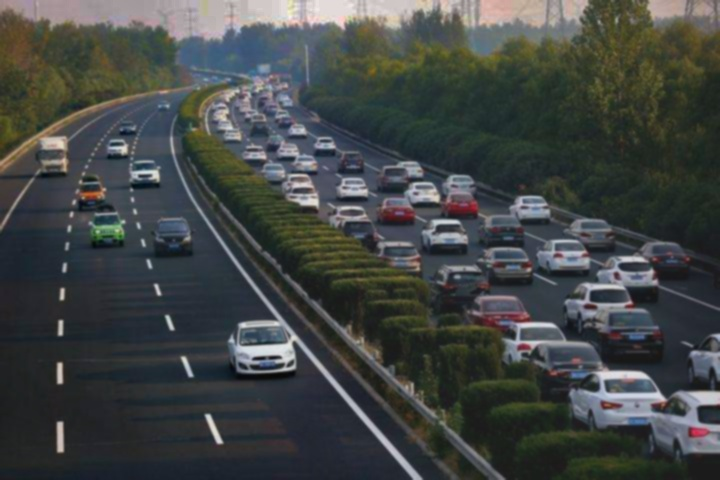
#> input picture output_image1.jpg, 720 x 480 px, given in place of 1.jpg, which was not available
$ python '去雾算法.py'   (older library calls are emulated)
#> lines starting #> are read from the running program, lines starting #| are printed output that depends on the picture; pictures that were not available may be replaced by others from this repository, and a replacement may not be noted
import cv2
import numpy as np
import math
from matplotlib import pyplot as plt


def denoise_image(image):
    # 使用高斯模糊去噪
    denoised = cv2.GaussianBlur(image, (5, 5), 0)
    return denoised


def dehaze_image(image):
    # 去雾算法 (Dark Channel Prior)
    def get_dark_channel(image, size=15):
        b, g, r = cv2.split(image)
        min_img = cv2.min(cv2.min(r, g), b)
        kernel = cv2.getStructuringElement(cv2.MORPH_RECT, (size, size))
        dark_channel = cv2.erode(min_img, kernel)
        return dark_channel

    def get_atmosphere(image, dark_channel):
        image = image.astype(np.float64)
        dark_channel = dark_channel.astype(np.float64)
        [h, w] = image.shape[:2]
        num_pixel = h * w
        num_brightest_pixel = int(max(math.floor(num_pixel / 1000), 1))
        dark_vec = dark_channel.reshape(num_pixel)
        image_vec = image.reshape(num_pixel, 3)

        indices = np.argsort(dark_vec)
        indices = indices[num_pixel - num_brightest_pixel::]

        brightest_sum = np.zeros([1, 3])
        for idx in indices:
            brightest_sum += image_vec[idx]

        atmosphere = brightest_sum / num_brightest_pixel
        return atmosphere

    def get_transmission(image, atmosphere, omega=0.95, size=15):
        image = image.astype(np.float64)
        transmission = 1 - omega * get_dark_channel(image / atmosphere, size)
        return transmission

    def guided_filter(image, p, r, eps):
        image = image.astype(np.float64)
        p = p.astype(np.float64)
        mean_I = cv2.boxFilter(image, cv2.CV_64F, (r, r))
        mean_p = cv2.boxFilter(p, cv2.CV_64F, (r, r))
        mean_Ip = cv2.boxFilter(image * p, cv2.CV_64F, (r, r))
        cov_Ip = mean_Ip - mean_I * mean_p

        mean_II = cv2.boxFilter(image * image, cv2.CV_64F, (r, r))
        var_I = mean_II - mean_I * mean_I

        a = cov_Ip / (var_I + eps)
        b = mean_p - a * mean_I

        mean_a = cv2.boxFilter(a, cv2.CV_64F, (r, r))
        mean_b = cv2.boxFilter(b, cv2.CV_64F, (r, r))

        q = mean_a * image + mean_b
        return q

    def recover_image(image, atmosphere, transmission, t0=0.1):
        image = image.astype(np.float64)
        transmission = np.maximum(transmission, t0)

        recovered = np.empty(image.shape, image.dtype)
        for i in range(3):
            recovered[:, :, i] = (image[:, :, i] - atmosphere[0, i]) / transmission + atmosphere[0, i]

        return recovered

    dark_channel = get_dark_channel(image)
    atmosphere = get_atmosphere(image, dark_channel)
    transmission = get_transmission(image, atmosphere)

    refined_transmission = guided_filter(cv2.cvtColor(image, cv2.COLOR_BGR2GRAY) / 255, transmission, 60, 1e-3)
    dehazed = recover_image(image, atmosphere, refined_transmission)

    # 将去雾后的图像转换为 uint8 类型
    dehazed = cv2.normalize(dehazed, None, 0, 255, cv2.NORM_MINMAX).astype(np.uint8)

    return dehazed


# 导入图像
input_path = '1.jpg'  # 输入图像路径
output_path = 'output_image2.jpg'  # 输出图像保存路径
image = cv2.imread(input_path)
#> image is the input picture: shape (480, 720, 3); mean B, G, R 68.9, 69.9, 66.1

# 去噪处理
denoised_image = denoise_image(image)

# 去雾处理
dehazed_image = dehaze_image(denoised_image)
#> in get_dark_channel, `dark_channel = cv2.erode(min_img, kernel)`:
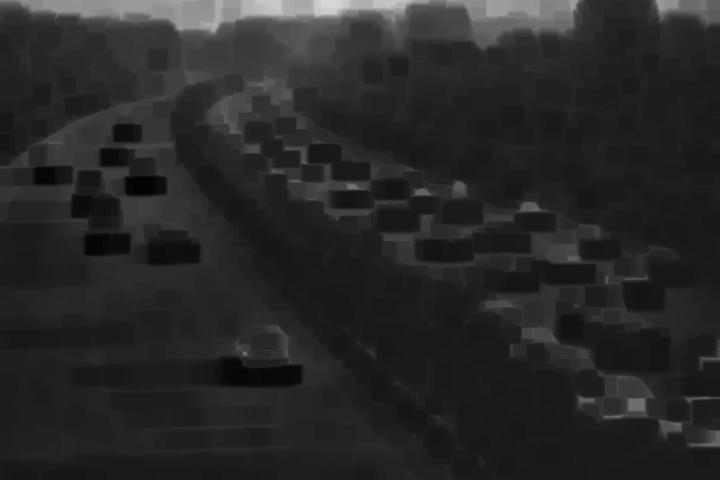
#> dark_channel: shape (480, 720); min 3, max 216, mean 39.6
#> in get_atmosphere, `indices = indices[num_pixel - num_brightest_pixel::]`: indices = 345 values, max 9695 at index 28, min 278 at index 33, mean 4270.2
#> the loop in get_atmosphere, `for idx in indices:` made 345 passes
#> (idx, brightest_sum) on passes 1 to 3: (2424, [[199, 201, 209]]), (3946, [[415, 419, 435]]), (1784, [[630, 636, 660]])
#> after the loop in get_atmosphere, `for idx in indices:`: brightest_sum = [[74768, 75430, 78246]]
#> in get_atmosphere, `atmosphere = brightest_sum / num_brightest_pixel`: atmosphere = [[216.7, 218.6, 226.8]]
#> in guided_filter, `var_I = mean_II - mean_I * mean_I`:
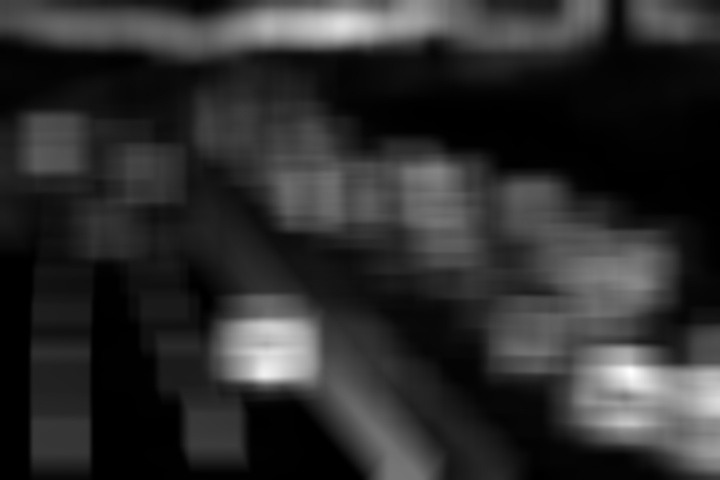
#> var_I: shape (480, 720) float64; min 2.67e-05, max 0.0655, mean 0.0119; drawn with min black and max white
#> in guided_filter, `b = mean_p - a * mean_I`:
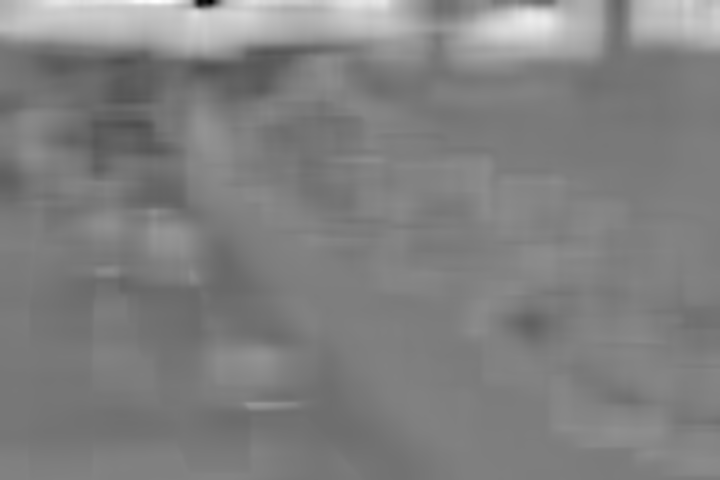
#> b: shape (480, 720) float64; min 0.556, max 1.24, mean 0.903; drawn with min black and max white
#> in guided_filter, `mean_b = cv2.boxFilter(b, cv2.CV_64F, (r, r))`:
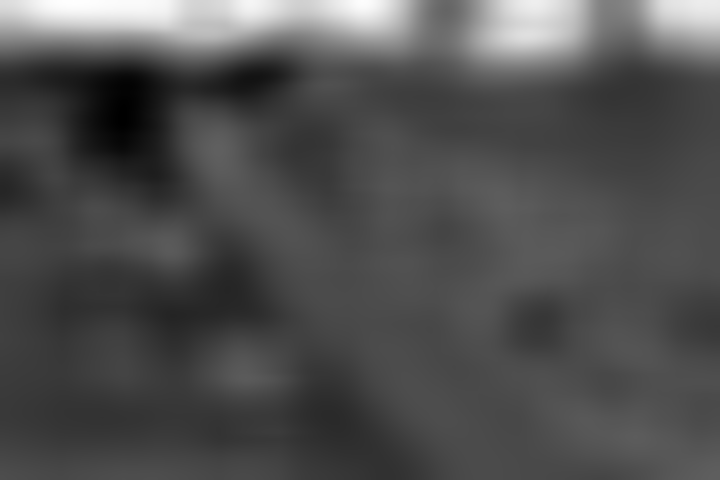
#> mean_b: shape (480, 720) float64; min 0.813, max 1.1, mean 0.903; drawn with min black and max white
#> in guided_filter, `q = mean_a * image + mean_b`:
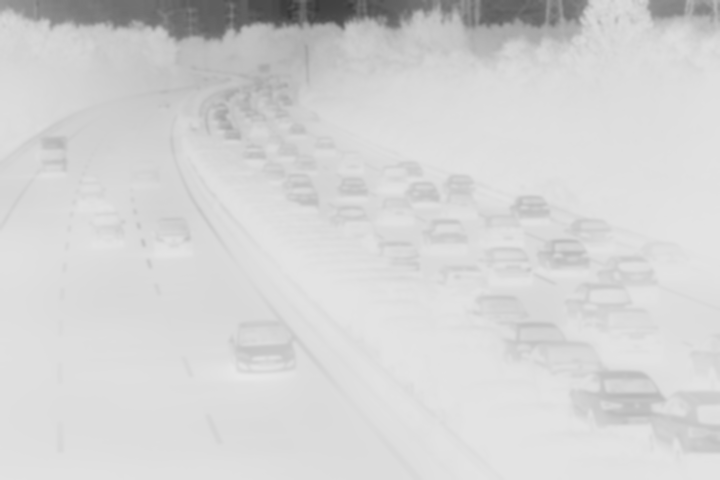
#> q: shape (480, 720) float64; min 0.223, max 0.91, mean 0.831
#> after the loop in recover_image, `for i in range(3):`:
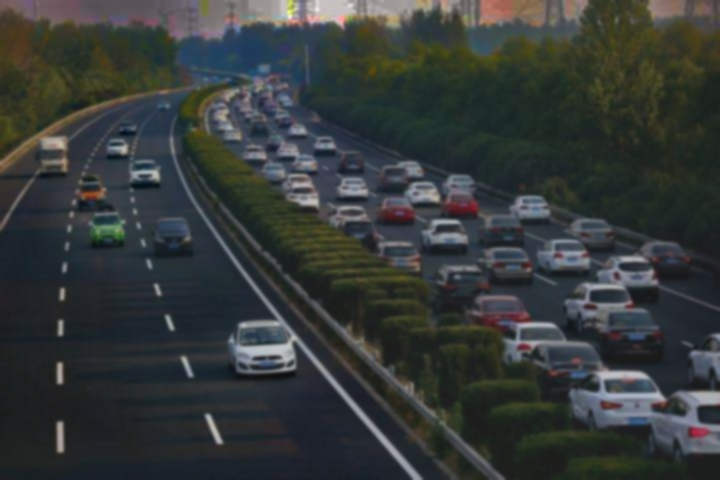
#> recovered: shape (480, 720, 3) float64; mean of channels 0, 1, 2 41.6, 42.5, 36.6; drawn with min black and max white

# 显示处理结果
plt.figure(figsize=(10, 10))
plt.subplot(1, 3, 1)
plt.title('Original Image')
plt.imshow(cv2.cvtColor(image, cv2.COLOR_BGR2RGB))

plt.subplot(1, 3, 2)
plt.title('Denoised Image')
plt.imshow(cv2.cvtColor(denoised_image, cv2.COLOR_BGR2RGB))

plt.subplot(1, 3, 3)
plt.title('Dehazed Image')
plt.imshow(cv2.cvtColor(dehazed_image, cv2.COLOR_BGR2RGB))
plt.show()
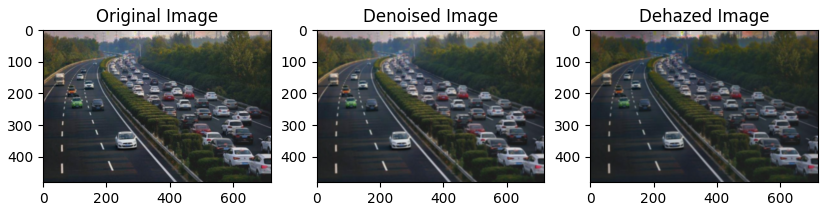
#> figure drawn by matplotlib, 3 panels

# 保存处理后的图像
cv2.imwrite(output_path, dehazed_image)
